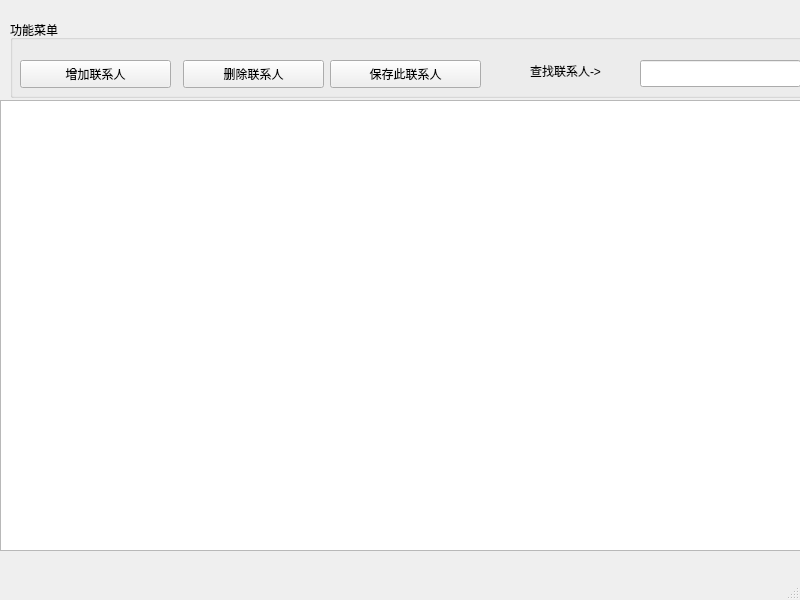
<?xml version="1.0" encoding="UTF-8"?>
<ui version="4.0">
 <class>MainWindow</class>
 <widget class="QMainWindow" name="MainWindow">
  <property name="geometry">
   <rect>
    <x>0</x>
    <y>0</y>
    <width>800</width>
    <height>600</height>
   </rect>
  </property>
  <property name="windowTitle">
   <string>MainWindow</string>
  </property>
  <widget class="QWidget" name="centralwidget">
   <widget class="QGroupBox" name="groupBox">
    <property name="geometry">
     <rect>
      <x>10</x>
      <y>20</y>
      <width>881</width>
      <height>78</height>
     </rect>
    </property>
    <property name="title">
     <string>功能菜单</string>
    </property>
    <widget class="QPushButton" name="p0">
     <property name="geometry">
      <rect>
       <x>10</x>
       <y>40</y>
       <width>151</width>
       <height>28</height>
      </rect>
     </property>
     <property name="text">
      <string>增加联系人</string>
     </property>
    </widget>
    <widget class="QPushButton" name="p1">
     <property name="geometry">
      <rect>
       <x>173</x>
       <y>40</y>
       <width>141</width>
       <height>28</height>
      </rect>
     </property>
     <property name="text">
      <string>删除联系人</string>
     </property>
    </widget>
    <widget class="QLineEdit" name="lineEdit">
     <property name="geometry">
      <rect>
       <x>630</x>
       <y>40</y>
       <width>161</width>
       <height>27</height>
      </rect>
     </property>
    </widget>
    <widget class="QPushButton" name="ps">
     <property name="geometry">
      <rect>
       <x>320</x>
       <y>40</y>
       <width>151</width>
       <height>28</height>
      </rect>
     </property>
     <property name="text">
      <string>保存此联系人</string>
     </property>
    </widget>
    <widget class="QLabel" name="label">
     <property name="geometry">
      <rect>
       <x>520</x>
       <y>40</y>
       <width>101</width>
       <height>21</height>
      </rect>
     </property>
     <property name="text">
      <string>查找联系人-&gt;</string>
     </property>
    </widget>
   </widget>
   <widget class="QTableView" name="tableView">
    <property name="geometry">
     <rect>
      <x>0</x>
      <y>100</y>
      <width>841</width>
      <height>451</height>
     </rect>
    </property>
   </widget>
  </widget>
  <widget class="QStatusBar" name="statusbar"/>
  <widget class="QMenuBar" name="menubar">
   <property name="geometry">
    <rect>
     <x>0</x>
     <y>0</y>
     <width>800</width>
     <height>24</height>
    </rect>
   </property>
  </widget>
 </widget>
 <resources/>
 <connections/>
</ui>
